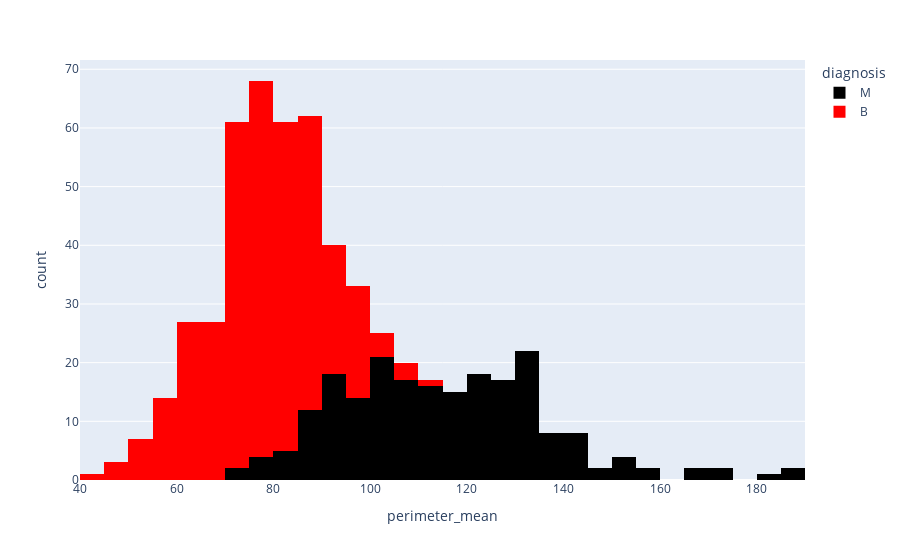

Write notebook code for a chart like this one.
### Code cell
px.histogram(data_frame=df,x='perimeter_mean',color='diagnosis',color_discrete_sequence=['black','red'])

### Figure 1 — Plotly figure (JSON) as saved in the notebook; plotly's stock layout.template omitted (floating-point values rounded to 4 significant figures; data arrays with more than 128 entries replaced by an {"elided": "..."} marker saying what was removed)
{"data": [{"bingroup": "x", "hovertemplate": "diagnosis=M<br>perimeter_mean=%{x}<br>count=%{y}<extra></extra>", "legendgroup": "M", "marker": {"color": "black", "pattern": {"shape": ""}}, "name": "M", "orientation": "v", "showlegend": true, "type": "histogram", "x": {"elided": "212 float values"}, "xaxis": "x", "yaxis": "y"}, {"bingroup": "x", "hovertemplate": "diagnosis=B<br>perimeter_mean=%{x}<br>count=%{y}<extra></extra>", "legendgroup": "B", "marker": {"color": "red", "pattern": {"shape": ""}}, "name": "B", "orientation": "v", "showlegend": true, "type": "histogram", "x": {"elided": "357 float values"}, "xaxis": "x", "yaxis": "y"}], "layout": {"barmode": "relative", "legend": {"title": {"text": "diagnosis"}, "tracegroupgap": 0}, "margin": {"t": 60}, "xaxis": {"anchor": "y", "domain": [0, 1], "title": {"text": "perimeter_mean"}}, "yaxis": {"anchor": "x", "domain": [0, 1], "title": {"text": "count"}}}}
